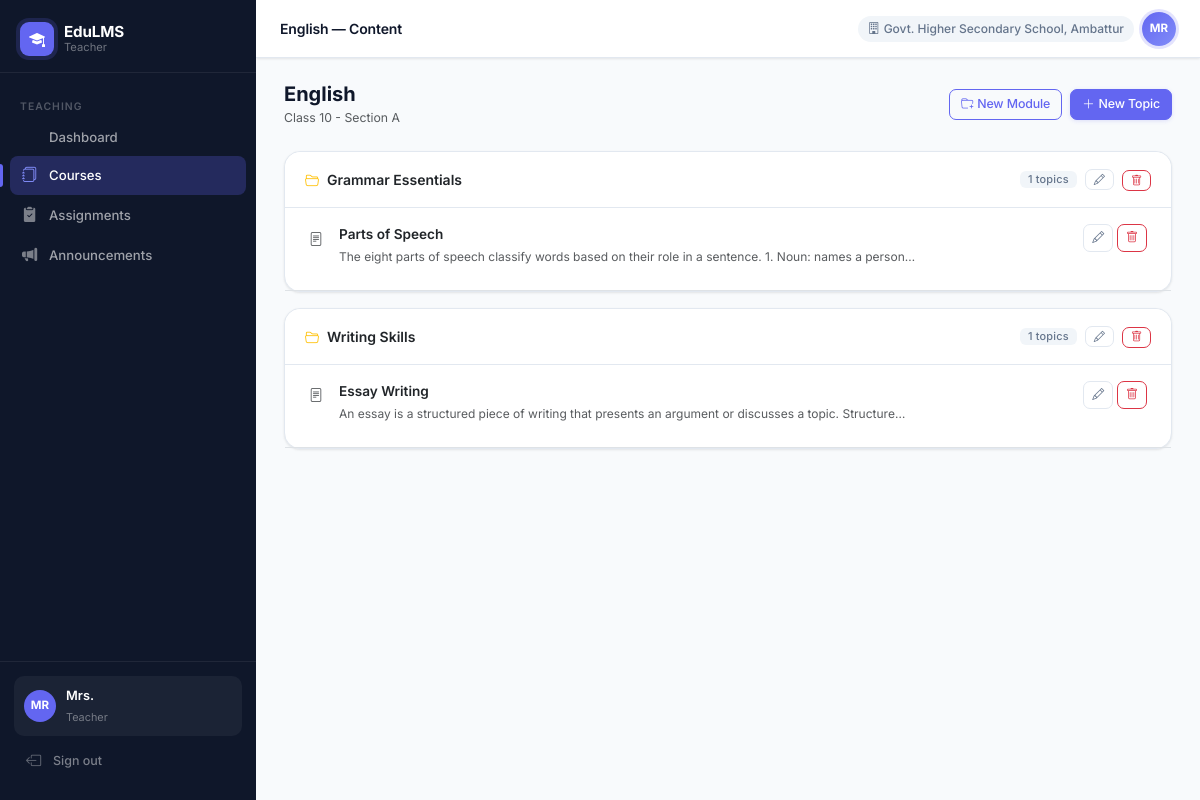
The app's page /teacher/courses/3/topics (signed in) with its own data.
### app/models/user.py (models this page shows, shortened)
class User(UserMixin, db.Model):
    __tablename__ = 'users'
    id = db.Column(db.Integer, primary_key=True)
    username = db.Column(db.String(80), unique=True, nullable=False)
    password_hash = db.Column(db.String(256), nullable=False)
    full_name = db.Column(db.String(120), nullable=False)
    email = db.Column(db.String(120))
    phone = db.Column(db.String(20))
    role = db.Column(db.String(30), nullable=False)  # super_admin, district_admin, block_admin, school_admin, teacher, student, parent
    district_id = db.Column(db.Integer, db.ForeignKey('districts.id'), nullable=True)
    block_id = db.Column(db.Integer, db.ForeignKey('blocks.id'), nullable=True)
    school_id = db.Column(db.Integer, db.ForeignKey('schools.id'), nullable=True)
    is_active = db.Column(db.Boolean, default=True)
    created_at = db.Column(db.DateTime, default=datetime.utcnow)
    district = db.relationship('District', foreign_keys=[district_id])
    block = db.relationship('Block', foreign_keys=[block_id])
    school = db.relationship('School', foreign_keys=[school_id])

### app/models/academic.py (models this page shows)
class Subject(db.Model):
    __tablename__ = 'subjects'
    id = db.Column(db.Integer, primary_key=True)
    name = db.Column(db.String(100), nullable=False)
    class_id = db.Column(db.Integer, db.ForeignKey('classes.id'), nullable=False)
    school_id = db.Column(db.Integer, db.ForeignKey('schools.id'), nullable=False)
    block_id = db.Column(db.Integer, db.ForeignKey('blocks.id'), nullable=False)
    district_id = db.Column(db.Integer, db.ForeignKey('districts.id'), nullable=False)
    is_active = db.Column(db.Boolean, default=True)
    modules = db.relationship('Module', backref='subject', lazy=True, order_by='Module.order')

class Class(db.Model):
    __tablename__ = 'classes'
    id = db.Column(db.Integer, primary_key=True)
    name = db.Column(db.String(100), nullable=False)
    academic_year = db.Column(db.String(20), nullable=False, default='2024-25')
    school_id = db.Column(db.Integer, db.ForeignKey('schools.id'), nullable=False)
    block_id = db.Column(db.Integer, db.ForeignKey('blocks.id'), nullable=False)
    district_id = db.Column(db.Integer, db.ForeignKey('districts.id'), nullable=False)
    is_active = db.Column(db.Boolean, default=True)
    school = db.relationship('School', backref='classes')
    subjects = db.relationship('Subject', backref='class_ref', lazy=True)

class Module(db.Model):
    __tablename__ = 'modules'
    id = db.Column(db.Integer, primary_key=True)
    subject_id = db.Column(db.Integer, db.ForeignKey('subjects.id'), nullable=False)
    title = db.Column(db.String(200), nullable=False)
    order = db.Column(db.Integer, default=0)
    is_active = db.Column(db.Boolean, default=True)
    topics = db.relationship('Topic', backref='module', lazy=True, order_by='Topic.order')

class Topic(db.Model):
    __tablename__ = 'topics'
    id = db.Column(db.Integer, primary_key=True)
    module_id = db.Column(db.Integer, db.ForeignKey('modules.id'), nullable=False)
    title = db.Column(db.String(200), nullable=False)
    content_text = db.Column(db.Text)
    file_path = db.Column(db.String(300))       # existing image field
    pdf_path = db.Column(db.String(300))         # NEW — uploaded PDF
    video_url = db.Column(db.String(500))        # NEW — YouTube / Drive embed URL
    order = db.Column(db.Integer, default=0)
    is_active = db.Column(db.Boolean, default=True)

### app/models/hierarchy.py (models this page shows)
class School(db.Model):
    __tablename__ = 'schools'
    id = db.Column(db.Integer, primary_key=True)
    name = db.Column(db.String(120), nullable=False)
    block_id = db.Column(db.Integer, db.ForeignKey('blocks.id'), nullable=False)
    district_id = db.Column(db.Integer, db.ForeignKey('districts.id'), nullable=False)
    is_active = db.Column(db.Boolean, default=True)
    created_at = db.Column(db.DateTime, default=datetime.utcnow)

### app/routes/teacher.py (the view, shortened to what this page needs)
@teacher_bp.route('/courses/<int:subject_id>/topics', methods=['GET', 'POST'])
@login_required
@require_role('teacher')
def course_topics(subject_id):
    subject = Subject.query.get_or_404(subject_id)
    modules = Module.query.filter_by(subject_id=subject_id, is_active=True).order_by(Module.order).all()
    return render_template('teacher/course_topics.html', subject=subject, modules=modules)

### app/models/user.py (called while the page is built)
@login_manager.user_loader
def load_user(user_id):
    return User.query.get(int(user_id))

### app/services/rbac.py (called while the page is built)
def require_role(*roles):
    def decorator(f):
        @wraps(f)
        def decorated_function(*args, **kwargs):
            if not current_user.is_authenticated:
                return redirect(url_for('auth.login'))
            if current_user.role not in roles:
                abort(403)
            return f(*args, **kwargs)
        return decorated_function
    return decorator

### app/templates/teacher/course_topics.html (shortened to what this page needs)
{% extends "base.html" %}
{% block page_title %}{{ subject.name }} — Content{% endblock %}
{% block content %}
<div class="d-flex justify-content-between align-items-center mb-4">
    <div>
        <h5 class="fw-bold mb-0">{{ subject.name }}</h5>
        <small class="text-muted">{{ subject.class_ref.name }}</small>
    </div>
    <div class="d-flex gap-2">
        <button class="btn btn-outline-primary btn-sm" data-bs-toggle="modal" data-bs-target="#addModuleModal">
            <i class="bi bi-folder-plus me-1"></i>New Module
        </button>
        <button class="btn btn-primary btn-sm" data-bs-toggle="modal" data-bs-target="#addTopicModal">
            <i class="bi bi-plus-lg me-1"></i>New Topic
        </button>
    </div>
</div>
{% for module in modules %}
<div class="card mb-3">
    <div class="card-header d-flex justify-content-between align-items-center py-3">
        <span class="fw-semibold d-flex align-items-center gap-2">
            <i class="bi bi-folder2-open text-warning"></i>{{ module.title }}
        </span>
        <div class="d-flex align-items-center gap-2">
            <span class="badge" style="background:#f1f5f9;color:#64748b;font-weight:500;">
                {{ module.topics|selectattr('is_active')|list|length }} topics
            </span>
            <button class="btn btn-sm btn-outline-secondary py-0 px-2 edit-module-btn"
                data-module-id="{{ module.id }}"
                data-module-title="{{ module.title }}"
                title="Rename module">
                <i class="bi bi-pencil" style="font-size:.7rem;"></i>
            </button>
            <form method="POST" class="d-inline" onsubmit="return confirm('Delete this module and all its topics?')">
                <button class="btn btn-sm btn-outline-danger py-0 px-2" title="Delete module">
                    <i class="bi bi-trash" style="font-size:.7rem;"></i>
                </button>
            </form>
        </div>
    </div>
    <div class="card-body p-0">
        {% for topic in module.topics if topic.is_active %}
        <div class="d-flex align-items-start px-4 py-3 border-bottom gap-3">
            <i class="bi bi-file-text text-muted mt-1" style="flex-shrink:0"></i>
            <div class="flex-grow-1">
                <div class="fw-semibold" style="font-size:.85rem;">{{ topic.title }}</div>
                {% if topic.content_text %}
                <div class="text-muted mt-1" style="font-size:.75rem;">{{ topic.content_text[:100] }}{% if topic.content_text|length > 100 %}…{% endif %}</div>
                {% endif %}
            </div>
            <div class="d-flex gap-1 flex-shrink-0">
                <button class="btn btn-sm btn-outline-secondary py-1 px-2 edit-topic-btn"
                    data-topic-id="{{ topic.id }}"
                    data-module-id="{{ module.id }}"
                    data-title="{{ topic.title }}"
                    data-content="{{ topic.content_text or '' }}"
                    data-video="{{ topic.video_url or '' }}"
                    data-pdf="{{ topic.pdf_path or '' }}"
                    data-image="{{ topic.file_path or '' }}"
                    title="Edit topic">
                    <i class="bi bi-pencil" style="font-size:.75rem;"></i>
                </button>
                <form method="POST" class="d-inline" onsubmit="return confirm('Delete this topic?')">
                    <button class="btn btn-sm btn-outline-danger py-1 px-2" title="Delete topic">
                        <i class="bi bi-trash" style="font-size:.75rem;"></i>
                    </button>
                </form>
            </div>
        </div>
        {% else %}
        <div class="text-muted text-center py-4" style="font-size:.82rem;">No topics yet — add one above.</div>
        {% endfor %}
    </div>
</div>
{% endfor %}
{% endblock %}

### app/templates/base.html (shortened to what this page needs)
<!DOCTYPE html>
<html lang="en">
<head>
    <link href="https://cdn.jsdelivr.net/npm/bootstrap@5.3.2/dist/css/bootstrap.min.css" rel="stylesheet">
    <link href="https://cdn.jsdelivr.net/npm/bootstrap-icons@1.11.3/font/bootstrap-icons.css" rel="stylesheet">
</head>
<body>
{% if current_user.is_authenticated %}
<nav id="sidebar">
    <div class="sidebar-brand">
        <div class="sidebar-brand-icon"><i class="bi bi-mortarboard-fill"></i></div>
        <div class="sidebar-brand-text">
            <strong>EduLMS</strong>
            <span>{{ current_user.role.replace('_',' ').title() }}</span>
        </div>
    </div>
    <div class="sidebar-nav">
    {% if current_user.role in ['super_admin','district_admin','block_admin','school_admin'] %}
        <div class="nav-section">Administration</div>
        <a href="{{ url_for('admin.dashboard') }}" class="nav-link {% if request.endpoint == 'admin.dashboard' %}active{% endif %}">
            <i class="bi bi-squares"></i> Dashboard
        </a>
        {% if current_user.role == 'super_admin' %}
        <a href="{{ url_for('admin.districts') }}" class="nav-link {% if request.endpoint == 'admin.districts' %}active{% endif %}">
            <i class="bi bi-map"></i> Districts
        </a>
        <a href="{{ url_for('admin.blocks') }}" class="nav-link {% if request.endpoint == 'admin.blocks' %}active{% endif %}">
            <i class="bi bi-geo-alt"></i> Blocks
        </a>
        {% endif %}
        {% if current_user.role in ['super_admin','district_admin','block_admin'] %}
        <a href="{{ url_for('admin.schools') }}" class="nav-link {% if request.endpoint == 'admin.schools' %}active{% endif %}">
            <i class="bi bi-building-fill"></i> Schools
        </a>
        {% endif %}
        <a href="{{ url_for('admin.users') }}" class="nav-link {% if request.endpoint == 'admin.users' %}active{% endif %}">
            <i class="bi bi-people-fill"></i> Users
        </a>
        <a href="{{ url_for('admin.classes') }}" class="nav-link {% if request.endpoint == 'admin.classes' %}active{% endif %}">
            <i class="bi bi-collection-fill"></i> Classes
        </a>
        <a href="{{ url_for('admin.subjects') }}" class="nav-link {% if request.endpoint == 'admin.subjects' %}active{% endif %}">
            <i class="bi bi-book-fill"></i> Subjects
        </a>
    {% elif current_user.role == 'teacher' %}
        <div class="nav-section">Teaching</div>
        <a href="{{ url_for('teacher.dashboard') }}" class="nav-link {% if request.endpoint == 'teacher.dashboard' %}active{% endif %}">
             Dashboard
        </a>
        <a href="{{ url_for('teacher.courses') }}" class="nav-link {% if request.endpoint and 'course' in request.endpoint %}active{% endif %}">
            <i class="bi bi-journals"></i> Courses
        </a>
        <a href="{{ url_for('teacher.assignments') }}" class="nav-link {% if request.endpoint and 'assignment' in request.endpoint %}active{% endif %}">
            <i class="bi bi-clipboard2-check-fill"></i> Assignments
        </a>
        <a href="{{ url_for('teacher.announcements') }}" class="nav-link {% if request.endpoint == 'teacher.announcements' %}active{% endif %}">
            <i class="bi bi-megaphone-fill"></i> Announcements
        </a>
    {% endif %}
    </div>
    <div class="sidebar-footer">
        <div class="sidebar-user">
            <div class="sidebar-avatar">{{ current_user.full_name[:2].upper() }}</div>
            <div class="sidebar-user-info">
                <strong>{{ current_user.full_name.split()[0] }}</strong>
                <span>{{ current_user.role.replace('_',' ').title() }}</span>
            </div>
        </div>
        <a href="{{ url_for('auth.logout') }}" class="nav-link" style="color:rgba(255,255,255,.45);font-size:.78rem;">
            <i class="bi bi-box-arrow-left"></i> Sign out
        </a>
    </div>
</nav>
<div id="main">
    <div id="topbar">
        <div class="d-flex align-items-center gap-3">
            <span class="topbar-title">{% block page_title %}{% endblock %}</span>
        </div>
        <div class="d-flex align-items-center gap-2">
            {% if current_user.school %}
            <span class="topbar-school d-none d-md-block">
                <i class="bi bi-building me-1"></i>{{ current_user.school.name }}
            </span>
            {% endif %}
            <div class="topbar-avatar">{{ current_user.full_name[:2].upper() }}</div>
        </div>
    </div>
    <div class="page-content">
        {% block content %}{% endblock %}
    </div>
</div>
{% else %}
{% block auth_content %}{% endblock %}
{% endif %}
</body>
</html>

### records on screen
User: role.replace "Teacher", full_name "MR", full_name "Mrs."
Subject: name "English"
School: school.name "Govt. Higher Secondary School, Ambattur"
Class: class_ref.name "Class 10 - Section A"
Module: title "Grammar Essentials", topics|selectattr "1"
Topic: title "Parts of Speech", content_text "The eight parts of speech classify words based on their role in a sentence. 1. Noun: names a person"
Module: title "Writing Skills", topics|selectattr "1"
Topic: title "Essay Writing", content_text "An essay is a structured piece of writing that presents an argument or discusses a topic. Structure"
